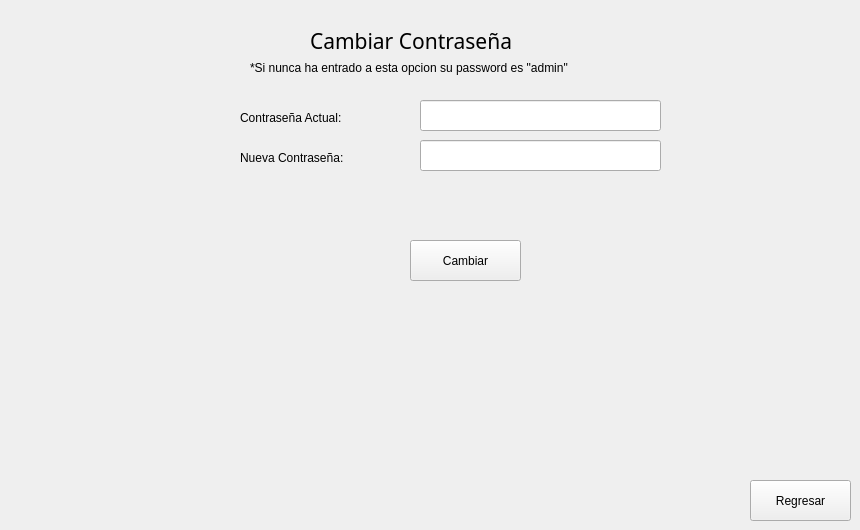
    <widget class="QWidget" name="CambiarPassword">
     <widget class="QLabel" name="label_93">
      <property name="geometry">
       <rect>
        <x>310</x>
        <y>10</y>
        <width>271</width>
        <height>61</height>
       </rect>
      </property>
      <property name="font">
       <font>
        <family>Segoe UI Black</family>
        <pointsize>16</pointsize>
       </font>
      </property>
      <property name="text">
       <string>Cambiar Contraseña</string>
      </property>
     </widget>
     <widget class="QLabel" name="label_94">
      <property name="geometry">
       <rect>
        <x>240</x>
        <y>110</y>
        <width>191</width>
        <height>16</height>
       </rect>
      </property>
      <property name="styleSheet">
       <string notr="true">color: rgb(0, 0, 0);
font: 700 11pt &quot;Segoe UI&quot;;</string>
      </property>
      <property name="text">
       <string>Contraseña Actual:</string>
      </property>
     </widget>
     <widget class="QLabel" name="label_95">
      <property name="geometry">
       <rect>
        <x>60</x>
        <y>120</y>
        <width>49</width>
        <height>16</height>
       </rect>
      </property>
      <property name="text">
       <string/>
      </property>
     </widget>
     <widget class="QLabel" name="label_96">
      <property name="geometry">
       <rect>
        <x>240</x>
        <y>150</y>
        <width>171</width>
        <height>16</height>
       </rect>
      </property>
      <property name="styleSheet">
       <string notr="true">color: rgb(0, 0, 0);
font: 700 11pt &quot;Segoe UI&quot;;</string>
      </property>
      <property name="text">
       <string>Nueva Contraseña:</string>
      </property>
     </widget>
     <widget class="QPushButton" name="pushButton_70">
      <property name="geometry">
       <rect>
        <x>410</x>
        <y>240</y>
        <width>111</width>
        <height>41</height>
       </rect>
      </property>
      <property name="text">
       <string>Cambiar</string>
      </property>
     </widget>
     <widget class="QPushButton" name="pushButton_71">
      <property name="geometry">
       <rect>
        <x>750</x>
        <y>480</y>
        <width>101</width>
        <height>41</height>
       </rect>
      </property>
      <property name="text">
       <string>Regresar</string>
      </property>
     </widget>
     <widget class="QLineEdit" name="ActualPasswordUser">
      <property name="geometry">
       <rect>
        <x>420</x>
        <y>100</y>
        <width>241</width>
        <height>31</height>
       </rect>
      </property>
     </widget>
     <widget class="QLineEdit" name="NewPasswordUser">
      <property name="geometry">
       <rect>
        <x>420</x>
        <y>140</y>
        <width>241</width>
        <height>31</height>
       </rect>
      </property>
     </widget>
     <widget class="QLabel" name="label_47">
      <property name="geometry">
       <rect>
        <x>250</x>
        <y>60</y>
        <width>441</width>
        <height>16</height>
       </rect>
      </property>
      <property name="text">
       <string>*Si nunca ha entrado a esta opcion su password es &quot;admin&quot;</string>
      </property>
     </widget>
    </widget>
